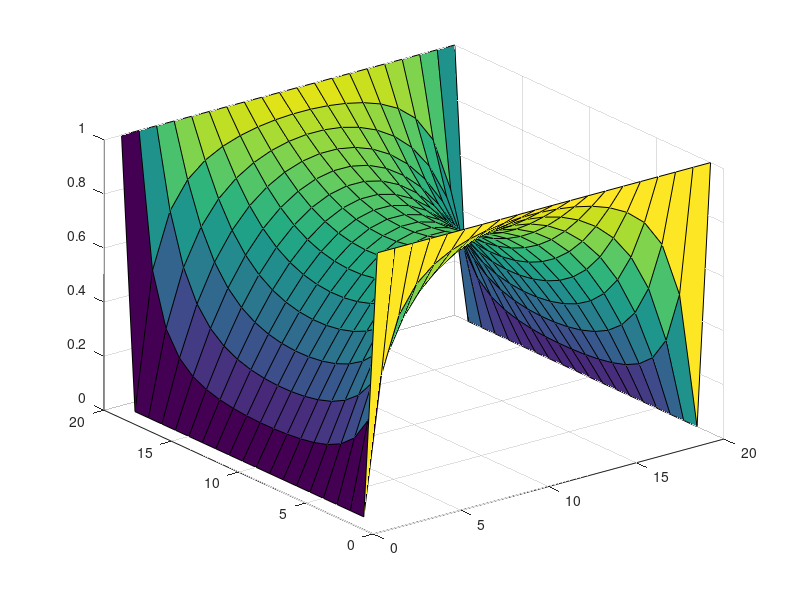
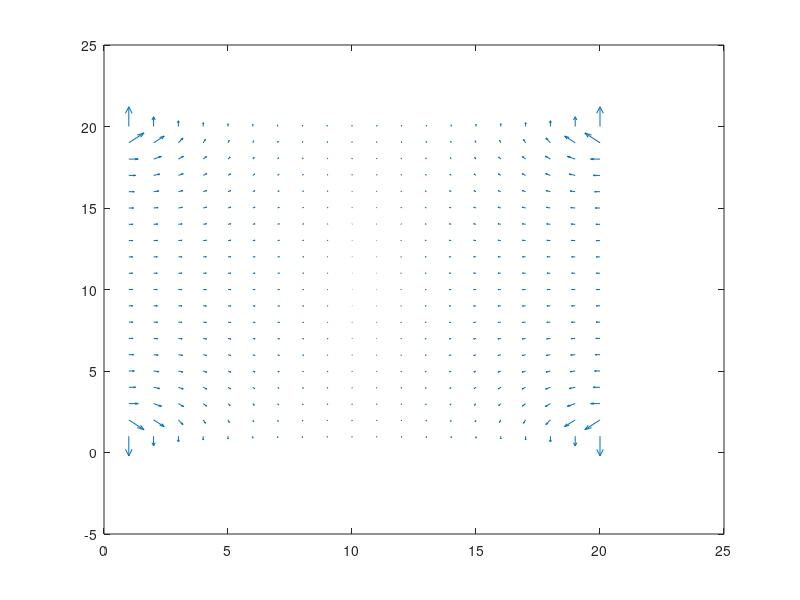
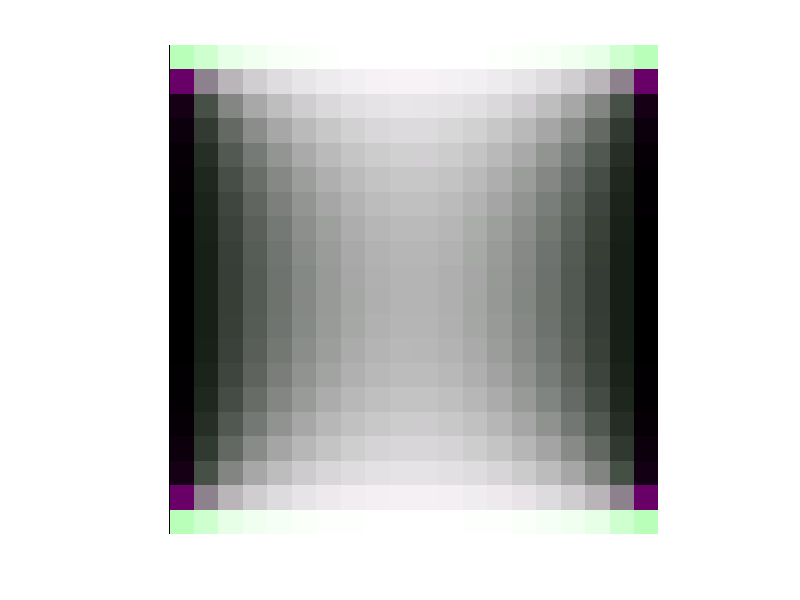

Here is the MATLAB script that generated these plots, in order:
%Justin Park 101013156
% PA4

nx = 20;
ny = 20;
maxIter = 50;
V = ones(nx,ny);

% Boundary conditions
V(:,1) = 0; 
V(:,ny) = 0;

V(1,:) = 1; 
V(nx,:) = 1;

[X,Y] = meshgrid(1:size(V,2),1:size(V,1));
for n = 1:maxIter
    
    % Electric field plot
    figure(1)
    surf(V)
    zlim([0,1])
    
    % Vector field plot
    figure(2)
    [DX,DY] = gradient(V,1,1);
    quiver(X,Y,DX,DY)
    
    pause(0.05)
    for c = 2: ny-1
        for r  = 2: nx-1
            % Boundary nodes
            V(r,c) = (V(r-1,c)+V(r+1,c)+V(r,c+1)+V(r,c-1))/4

        end
    end
end

%image processing function
figure (3)
boxfilt = imboxfilt(V,3);
imshowpair(V,boxfilt);
